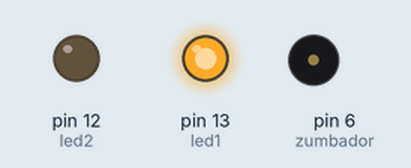
The sketch below on a simulated Arduino Uno, built with avr-gcc and run on an emulated ATmega328P. Parts: output pins drawn as LEDs (lit = HIGH), buzzer (waves = sounding). Pins used as bus, display or sensor lines are not drawn.

Above: at 0.2 s.
At 1.4 s:
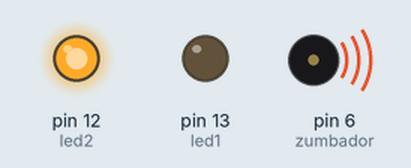
At 2.6 s:
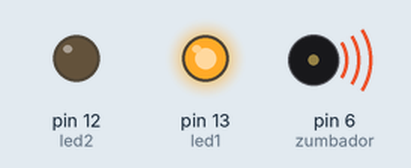
Timing chart, 0 to 3.0 s (numbered marks = the images above):
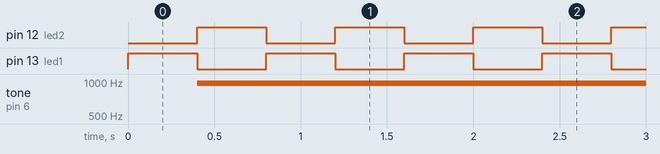

The sketch:

A.ino
```cpp
// C++ code
//
#define led1 13
#define led2 12
#define zumbador 6
void setup()
{
  pinMode(led1, OUTPUT);
  pinMode(led2, OUTPUT);
  pinMode(zumbador, OUTPUT);
}

void loop()
{
  digitalWrite(led1,HIGH);
  digitalWrite(led2,LOW);
  analogWrite(zumbador,255);
  delay(400);
  digitalWrite(led1,LOW);
  digitalWrite(led2,HIGH);
  analogWrite(zumbador,125);
  delay(400);
}
```

Measured:
- by itself, pin 12 (led2), pin 13 (led1): alternates HIGH for 0.40 s and LOW for 0.40 s
- by itself, tone on pin 6 (zumbador): silent → 977 Hz at 0.40 s
